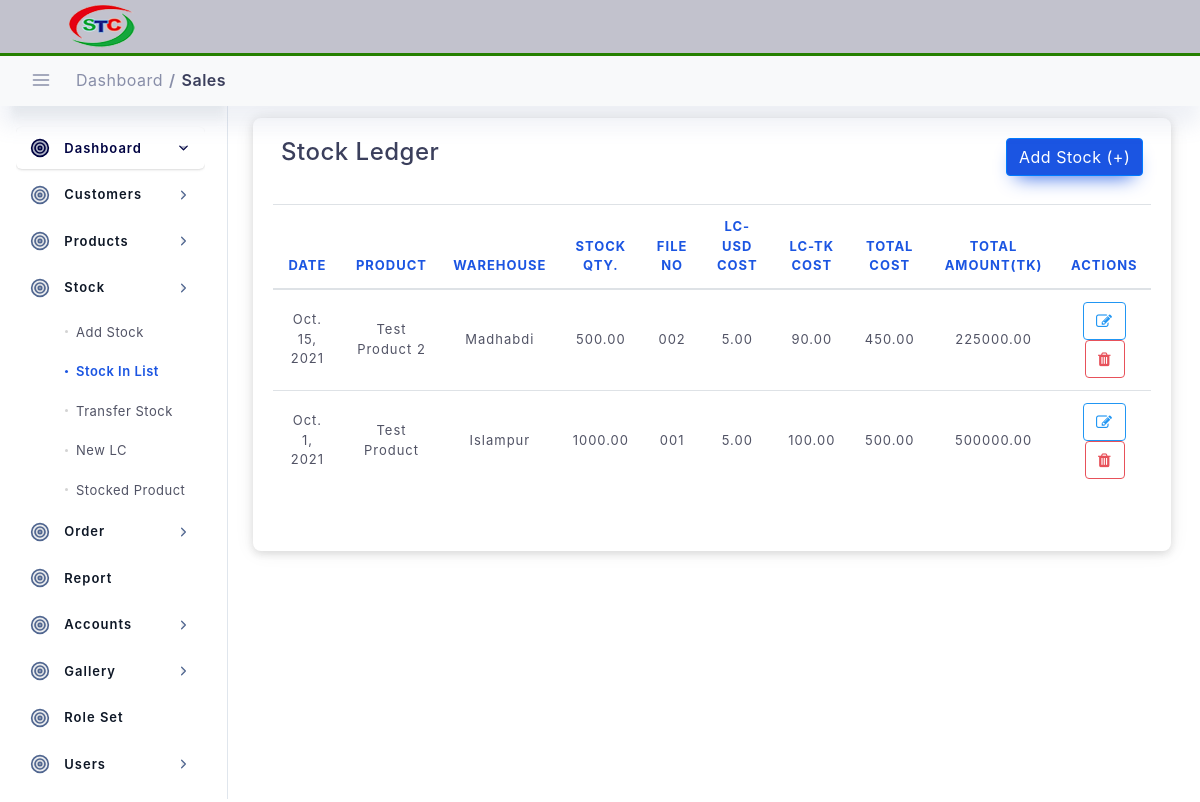
The page /stock/stock-in-list (signed in) on the database as committed earlier.
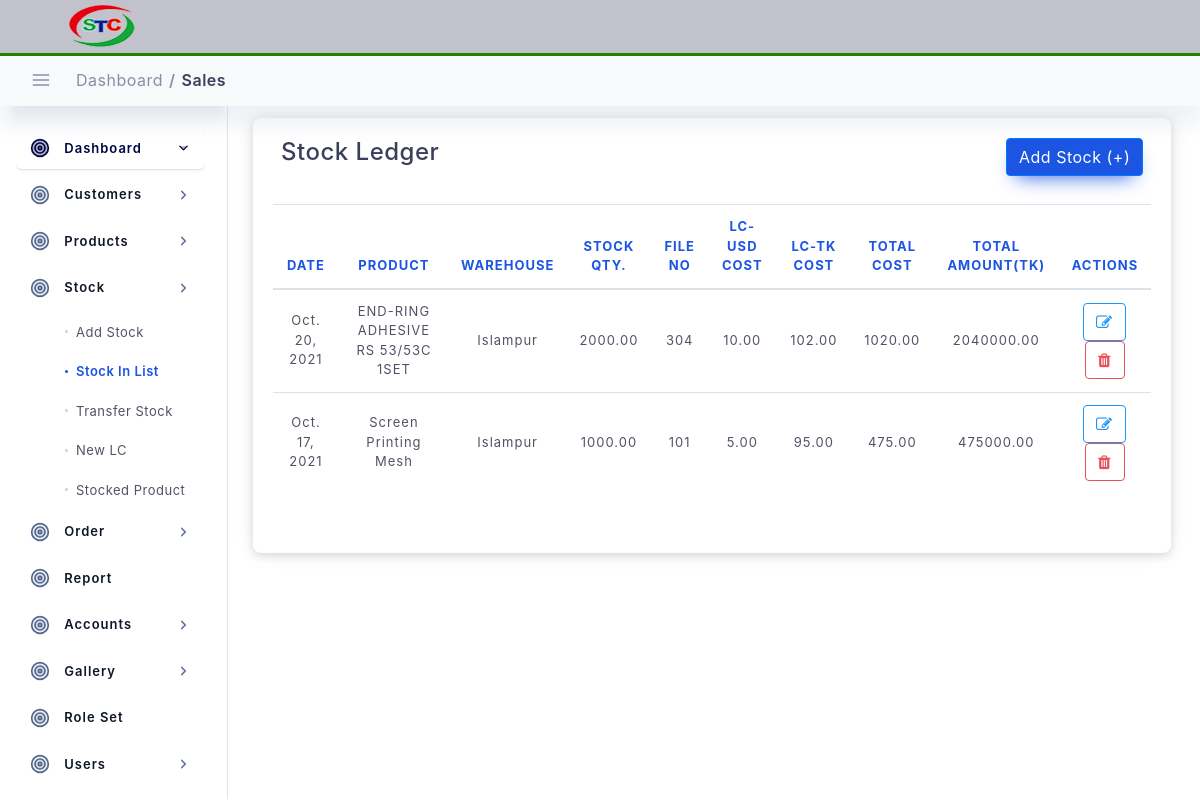
The same page on the database as committed later.
### stock/models.py (models this page shows, shortened)
class Stock(models.Model):
    transaction_no = models.CharField(max_length=100, primary_key=True, default=transaction_no)
    created_at = models.DateTimeField(blank=True, null=True, auto_now_add=True)
    updated_at = models.DateTimeField(blank=True, null=True, auto_now=True)
    stock_in_date = models.DateField(blank=True, null=True)
    product = models.ForeignKey(Products, on_delete=models.DO_NOTHING, )
    warehouse = models.ForeignKey(Warehouse, on_delete=models.DO_NOTHING, )
    quantity = models.DecimalField(max_digits=20, decimal_places=2)
    file_no = models.CharField(max_length=100)
    lc_per_dollar_cost_tk = models.DecimalField(max_digits=20, decimal_places=2)
    lc_unit_cost_usd = models.DecimalField(max_digits=20, decimal_places=2)
    lc_unit_cost_tk = models.DecimalField(max_digits=20, decimal_places=2)
    total_amount_tk = models.DecimalField(max_digits=20, decimal_places=2)
    author = models.ForeignKey(User, on_delete=models.DO_NOTHING, )
    is_active = models.BooleanField(default=True)
    class Meta:
        unique_together = (('stock_in_date', 'file_no', 'product'),)

### setup_data/models.py (models this page shows)
class Products(models.Model):
    created_at = models.DateTimeField(blank=True, null=True, auto_now_add=True)
    updated_at = models.DateTimeField(blank=True, null=True, auto_now=True)
    product_name = models.CharField(max_length=100, )
    packing = models.CharField(max_length=20, blank=True, null=True)
    price = models.DecimalField(max_digits=20, decimal_places=2)
    author = models.ForeignKey(User, on_delete=models.DO_NOTHING, )
    category = models.ForeignKey(Category, on_delete=models.DO_NOTHING, )
    origin = models.ForeignKey(Origin, on_delete=models.DO_NOTHING, )
    is_active = models.BooleanField(default=True)
    def __str__(self):
        return self.product_name

class Warehouse(models.Model):
    created_at = models.DateTimeField(blank=True, null=True, auto_now_add=True)
    updated_at = models.DateTimeField(blank=True, null=True, auto_now=True)
    warehouse_name = models.CharField(max_length=100)
    author = models.ForeignKey(User, on_delete=models.DO_NOTHING, )
    is_active = models.BooleanField(default=True)
    def __str__(self):
        return self.warehouse_name

### stock/views.py (the view)
# urls.py: path('stock-in-list', views.StockInListView.as_view(), name="stock-in-list"),
class StockInListView(LoginRequiredMixin, ListView, ):
    model = Stock  # Model I want to Covert to List
    template_name = 'stock/stock_in_list.html'  # Template Name
    context_object_name = 'stocks'  # Change default name of objectList
    ordering = ['-stock_in_date', '-updated_at']  # Ordering post LIFO
    paginate_by = 10  # number of page I want to show in single page
    def get_context_data(self, **kwargs):
        context = super().get_context_data(**kwargs)
        context["title"] = "Stock In List"
        context["nav_bar"] = "stock_in_list"
        context['stock_list'] = self.model.objects.all()
        return context

### templates/stock/stock_in_list.html (shortened to what this page needs)
{% extends "main/base.html" %}
{% load static %}
{% block content %}
<div class="col-lg-12 p-4">
    <div class="statbox widget box box-shadow">
        <div class="widget-header">
            <div class="row pb-4">
                <div class="mb-1 col-lg-8">
                    <h4>Stock Ledger</h4>
                </div>
                <div class="mb-1 col-lg-4">
                    <a href="{% url 'add-stock' %}" class="btn btn-primary float-right">Add Stock (+)</a>
                </div>
            </div>
        </div>
        <div class="scrollme">
            <table class="table table-hover" id="dataTable">
                <thead>
                <tr>
                    <th class="text-center">Date</th>
                    <th class="text-center">Product</th>
                    <th class="text-center">Warehouse</th>
                    <th class="text-center">Stock Qty.</th>
                    <th class="text-center">File No</th>
                    <th class="text-center">LC-USD Cost</th>
                    <th class="text-center">LC-TK Cost</th>
                    <th class="text-center">Total Cost</th>
                    <th class="text-center">Total Amount(TK)</th>
                    <th class="text-center">Actions</th>
                </tr>
                </thead>
                <tbody>
                {% for stock in stocks %}
                <tr>
                    <td class="text-center">{{stock.stock_in_date}}</td>
                    <td class="text-center">{{stock.product}}</td>
                    <td class="text-center">{{stock.warehouse}}</td>
                    <td class="text-center">{{stock.quantity}}</td>
                    <td class="text-center">{{stock.file_no}}</td>
                    <td class="text-center">{{stock.lc_unit_cost_usd}}</td>
                    <td class="text-center">{{stock.lc_per_dollar_cost_tk}}</td>
                    <td class="text-center">{{stock.lc_unit_cost_tk}}</td>
                    <td class="text-center">{{stock.total_amount_tk}}</td>
                    <td class="text-center">
                        <a href="#" class="btn btn-outline-info"><i class="fa fa-edit"></i></a>
                        <a href="#" class="btn btn-outline-danger"><i class="fa fa-trash"></i></a>
                    </td>
                </tr>
                {% endfor %}
                </tbody>
            </table>
            <div class="d-flex justify-content-center">
            </div>
        </div>
    </div>
</div>
{% endblock content %}

Rows that differ between the two databases and show on the page:
changed Stock: stock_in_date "Oct. 15, 2021" → "Oct. 20, 2021"; product "Test Product 2" → "END-RING ADHESIVE RS 53/53C 1SET"; warehouse "Madhabdi" → "Islampur"; quantity "500.00" → "2000.00"; file_no "002" → "304"; lc_unit_cost_usd "5.00" → "10.00"; lc_per_dollar_cost_tk "90.00" → "102.00"; lc_unit_cost_tk "450.00" → "1020.00"; total_amount_tk "225000.00" → "2040000.00"
changed Stock: stock_in_date "Oct. 1, 2021" → "Oct. 17, 2021"; product "Test Product" → "Screen Printing Mesh"; file_no "001" → "101"; lc_per_dollar_cost_tk "100.00" → "95.00"; lc_unit_cost_tk "500.00" → "475.00"; total_amount_tk "500000.00" → "475000.00"
